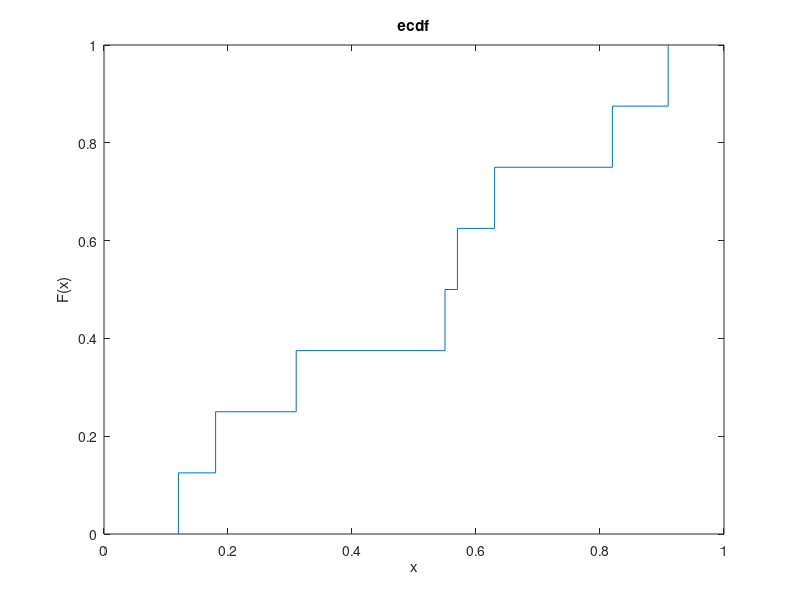

Write MATLAB code to recreate this figure. (Note: this script raises an error after producing the figure.)
adat=[0.18, 0.57, 0.82, 0.55, 0.63, 0.12, 0.91, 0.31];
atlag=mean(adat)
szoras=std(adat)
ecdf(adat);
a=0;
b=1/(length(adat)-1);
for i= 1:length(adat)
    a=a+(adat(i)-atlag)^2;
end
empirikus=b*a
hold on
x = -0.1:0.01:1.1; 
plot(x,unifcdf(x),'r');